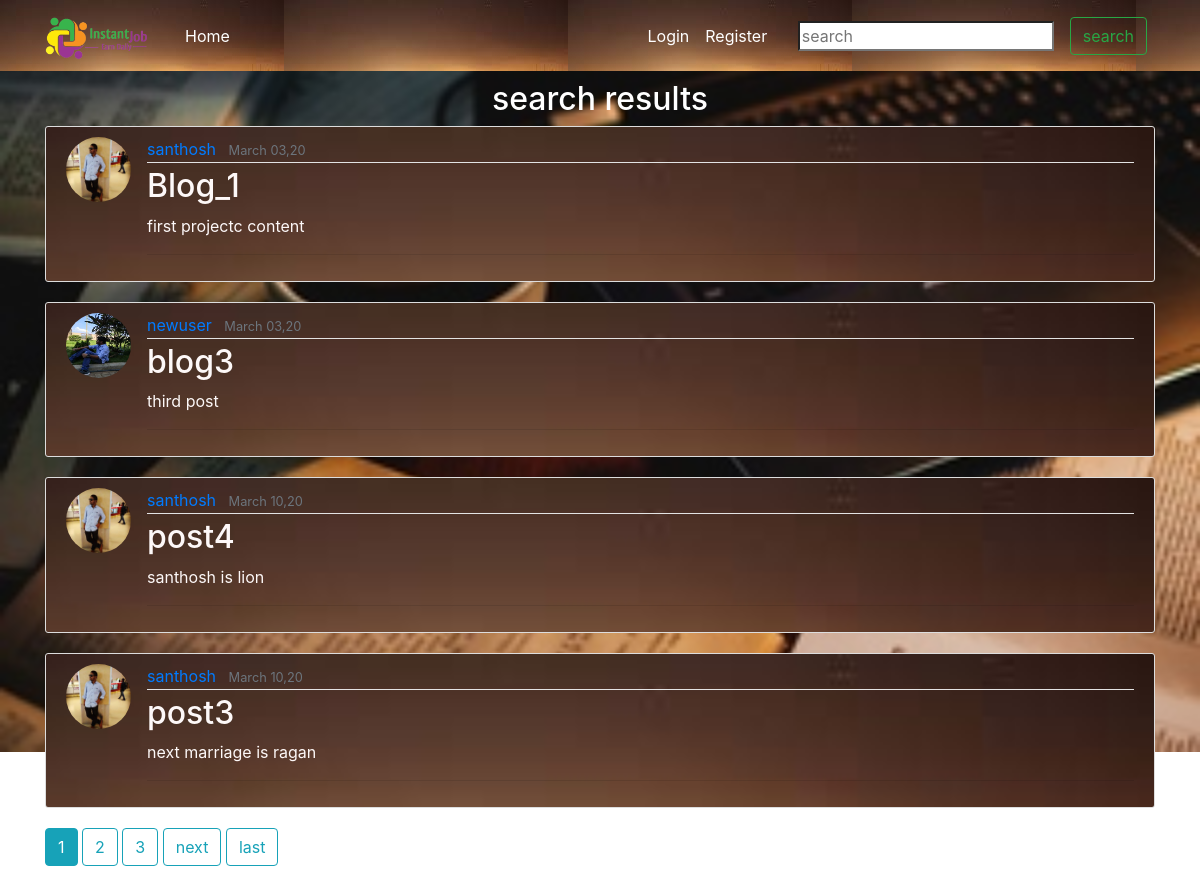
Page /home/search on the committed database.
### blog/models.py (models this page shows, shortened)
class Post(models.Model):
    title  = models.CharField(max_length=100)
    city = models.CharField(max_length=100,default="")
    content = models.TextField()
    date_posted = models.DateTimeField(default=timezone.now)
    author = models.ForeignKey(User,on_delete=models.CASCADE)
    likes = models.ManyToManyField(User,related_name="blog_posts")

### users/models.py (models this page shows, shortened)
class Profile(models.Model):
    user = models.OneToOneField(User,on_delete=models.CASCADE)
    image = models.ImageField(default='default.jpg',upload_to="profile_pics")

### blog/views.py (the view)
# urls.py: path('search',views.search,name='search'),
def search(request):
    query = request.GET.get('query',"")
    if len(query)>78:
        allposts=Post.objects.none()
    else:
        allpostsTitle = Post.objects.filter(title__icontains=query)
        allpostsContent = Post.objects.filter(content__icontains=query)
        allposts = allpostsTitle.union(allpostsContent)
    if allposts.count() == 0:
        messages.warning(request,f'No search results found please refine your query')
    paginator = Paginator(allposts, 4)
    page_number = request.GET.get('page')
    page_obj = paginator.get_page(page_number)
    params = {'query':query,'page_obj': page_obj}
    return render(request,'blog/search.html',params)

### blog/templates/blog/search.html (shortened to what this page needs)
{% extends "blog/base.html" %}
{% load static %}
{% block content %}
      <div style="text-align:center;">
      <h2 style="color: white"> search results </h2>
  </div>
      {% for post in page_obj %}
    <article class="media content-section" style="background:url('{% static "images/xy.jpg" %}');background-size:100%">
        <img class="rounded-circle article-img" src ={{post.author.profile.image.url}} >
        <div class="media-body">
            <div class="article-metadata">
                  <a class="mr-2" href="{% url 'user-posts' post.author.username %}">{{ post.author }}</a>
                  <small class="text-muted">{{ post.date_posted| date:"F d,y" }}</small>
            </div>
            <h2><a class="article-title" href="{% url 'post-detail' post.id %}" style = "color:#fdf8f8;">{{ post.title }}</a></h2>
            <p class="article-content">{{ post.content }}</p>
            <hr>
        </div>
    </article>
       {% endfor %}
       {% for num in page_obj.paginator.page_range %}
          {% if page_obj.number == num %}
                <a class="btn btn-info mb-4" href="?page={{ num }}">{{ num }}</a>
          {% elif num > page_obj.number|add:'-3' and num < page_obj.number|add:'3' %}
                <a class="btn btn-outline-info mb-4" href="?page={{ num }}">{{ num }}</a>
           {% endif%}
       {% endfor %}
       {% if page_obj.has_next %}
            <a class="btn btn-outline-info mb-4" href="?page={{ page_obj.next_page_number }}">next</a>
            <a class="btn btn-outline-info mb-4" href="?page={{ page_obj.paginator.num_pages }}">last</a>
       {% endif %}
{% endblock content %}

### blog/templates/blog/base.html (shortened to what this page needs)
<!DOCTYPE html>
{% load static %}
<html>
<head>
    <link rel="stylesheet" href="https://maxcdn.bootstrapcdn.com/bootstrap/4.0.0/css/bootstrap.min.css">
    <link rel="stylesheet" type="text/css" href="{% static 'blog/css/main.css' %}">
</head>
<body  style="background-image:url('{% static "images/p.jpg" %}') ;background-repeat:no-repeat;background-size:100%">
<header class="site-header">
  <nav class="navbar navbar-expand-md navbar-dark bg-steel fixed-top" style="background-image:url('{% static "images/xy.jpg" %}');">
    <div class="container">
      <a class="navbar-brand mr-4" href="{% url 'home'%}" style="height: 55px"><img src="{% static 'images/flogo.png' %} " alt='image' height="50px"></a>
      <div class="collapse navbar-collapse" id="navbarToggle">
        <div class="navbar-nav mr-auto">
          <a class="nav-item nav-link" href="{% url 'home'%}">Home</a>
        </div>
        <div class="navbar-nav">
        	{% if user.is_authenticated %}
        	<a class="nav-item nav-link" href="{% url 'post-create' %}">post a job</a>
        	<a class="nav-item nav-link" href="{% url 'profile' %}">Profile</a>
        	<a class="nav-item nav-link" href="{% url 'logout' %}">Logout</a>
          {% else %}
          <a class="nav-item nav-link" href="{% url 'login' %}">Login</a>
          <a class="nav-item nav-link" href="{% url 'register' %}">Register</a>
          {% endif %}
        </div>
       <form method="get" action="/home/search" class="form-inline my-2 my-lg-0" >
       	<input class="form-cntrol mr-sm-2" type="search" placeholder="search" aria-label="search" name="query" id="query">
				<button type="submit" class="btn btn-outline-success m-2 my-sm-0" >search</button>
       </form>
      </div>
    </div>
  </nav>
</header>
<main role="main" class="container">
  <div class="row">
    <div class="col-md-12">
      {% block content %}{% endblock %}
    </div>
  </div>
</main>
</body>
</html>

### blog/static/blog/css/main.css (style rules this page uses)
body { color:#fdf8f8; margin-top: 5rem; }
h1, h2, h3, h4, h5, h6 { color:#fdf8f8; }
hr { color: #fdf8f8; }
.bg-steel { background-image: linear-gradient(to right, #6db9ef, #7ce08a); }
.site-header .navbar-nav .nav-link { color: white; }
.content-section { background: #ffffff; padding: 10px 20px; border: 1px solid #dddddd; border-radius: 3px; margin-bottom: 20px; }
.article-title { color: #444444; }
.article-content { white-space: pre-line; }
.article-img { height: 65px; width: 65px; margin-right: 16px; }
.article-metadata { padding-bottom: 1px; margin-bottom: 4px; border-bottom: 1px solid #e3e3e3 }

### rows in the picture
Post: author.profile.image (picture), author "santhosh", date_posted "March 03,20", title "Blog_1", content "first projectc content"
Post: author.profile.image (picture), author "newuser", date_posted "March 03,20", title "blog3", content "third post"
Post: author.profile.image (picture), author "santhosh", date_posted "March 10,20", title "post4", content "santhosh is lion"
Post: author.profile.image (picture), author "santhosh", date_posted "March 10,20", title "post3", content "next marriage is ragan"

### other values in the picture
{{ num }} "1"
{{ num }} "2" "3"
